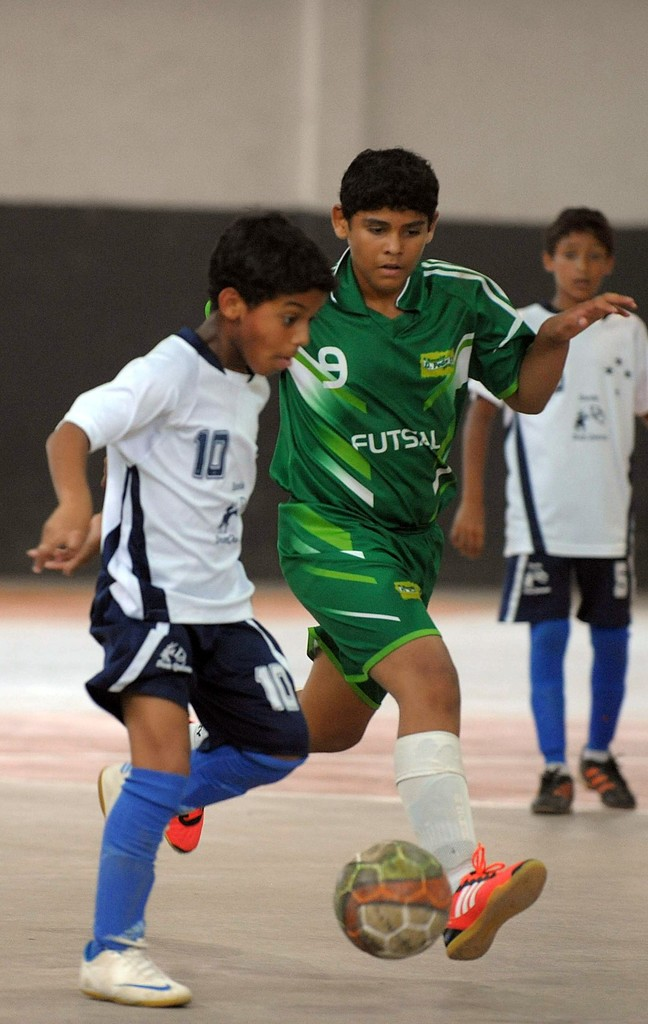
//> input picture hightrim/dataset/train/0a1e1ed43c0cbe88_jpg.rf.MvjqTKB6ZrsLQ9sGAXWp.jpg, 648 x 1024 px, given in place of rgb.avi, which was not available
$ ./inference   (built with g++ and OpenCV 4)
//> lines starting //> are read from the running program, lines starting //| are printed output that depends on the picture; after the words box and inside, x2 and y2 are one past the last pixel; in counts of white or black regions, pixels touching at a corner belong together; pictures that were not available may be replaced by others from this repository, and a replacement may not be noted
#include <opencv2/opencv.hpp>
#include <iostream>
#include <vector>
#include <fstream>

using namespace cv;
using namespace std;

const double BALL_DIAMETER_METERS = 0.22;
const double FOCAL_LENGTH_PX = 600.0;

int main() {
    VideoCapture cap("/home/mircea/Desktop/FootballNet/entrytrim/rgb.avi");
    if (!cap.isOpened()) return -1;

    int frame_width = cap.get(CAP_PROP_FRAME_WIDTH);
    int frame_height = cap.get(CAP_PROP_FRAME_HEIGHT);
    double fps = cap.get(CAP_PROP_FPS);
    if (fps <= 0) fps = 30;

    VideoWriter output("/home/mircea/Desktop/FootballNet/entrytrim/output_rgb.avi", VideoWriter::fourcc('M','J','P','G'), fps, Size(frame_width * 2, frame_height));

    // open csv fiel
    ofstream csvFile("/home/mircea/Desktop/FootballNet/entrytrim/trajectory.csv");
    csvFile << "Time(s),X(m),Y(m),Z(m),Distance(m)\n";

    // Kalman Filter Setup
    KalmanFilter KF(4, 2, 0);
    KF.transitionMatrix = (Mat_<float>(4, 4) << 1,0,1,0,   0,1,0,1,  0,0,1,0,  0,0,0,1);
    setIdentity(KF.measurementMatrix);
    setIdentity(KF.processNoiseCov, Scalar::all(1e-4));
    setIdentity(KF.measurementNoiseCov, Scalar::all(1e-1));
    setIdentity(KF.errorCovPost, Scalar::all(1));

    vector<Point2f> trajectory;
    Point2f last_valid_center(-1, -1);
    int frame_count = 0;

    while (true) {
        Mat frame, hsv, mask;
        cap >> frame;
//> frame is the input picture: 1024 rows x 648 cols, CV_8UC3; mean B, G, R 110.5, 121.8, 127.6
        if (frame.empty()) break;

        // 1. Detection
        cvtColor(frame, hsv, COLOR_BGR2HSV);
//> hsv: 1024 rows x 648 cols, CV_8UC3; mean H, S, V 37.9, 75, 137.3
        Mat mask1, mask2;
        inRange(hsv, Scalar(0, 120, 70), Scalar(10, 255, 255), mask1);
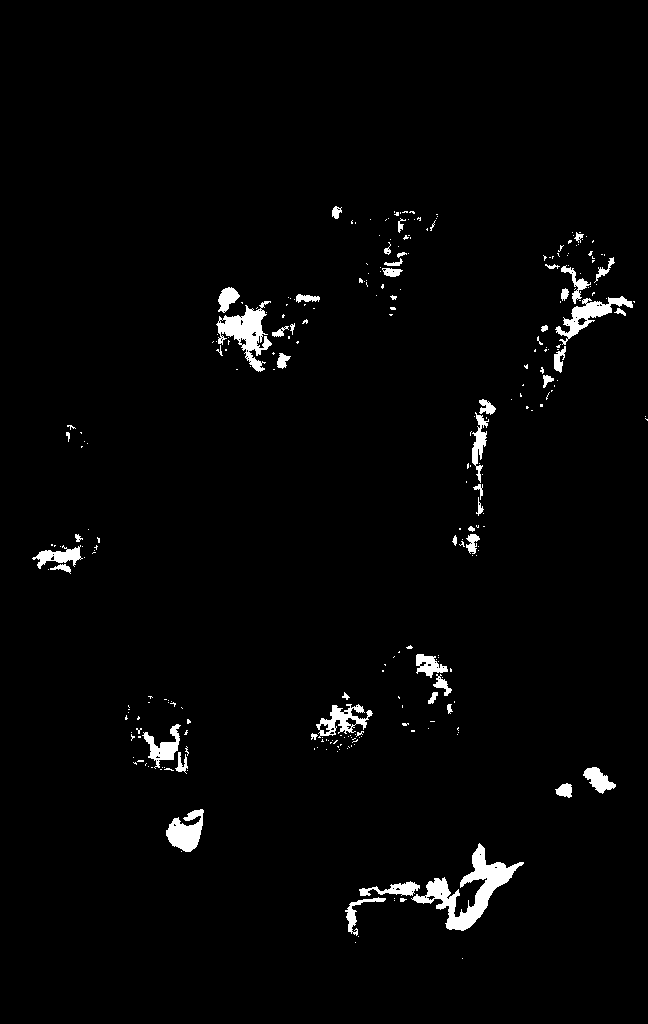
//> mask1: 1024 rows x 648 cols, CV_8UC1; 2.2% white; 286 white regions (234 under 20 px), largest, box (x1, y1, x2, y2) and area: (411, 843, 524, 931) 2741, (216, 301, 272, 372) 1597, (555, 296, 633, 345) 1055
        inRange(hsv, Scalar(170, 120, 70), Scalar(180, 255, 255), mask2);
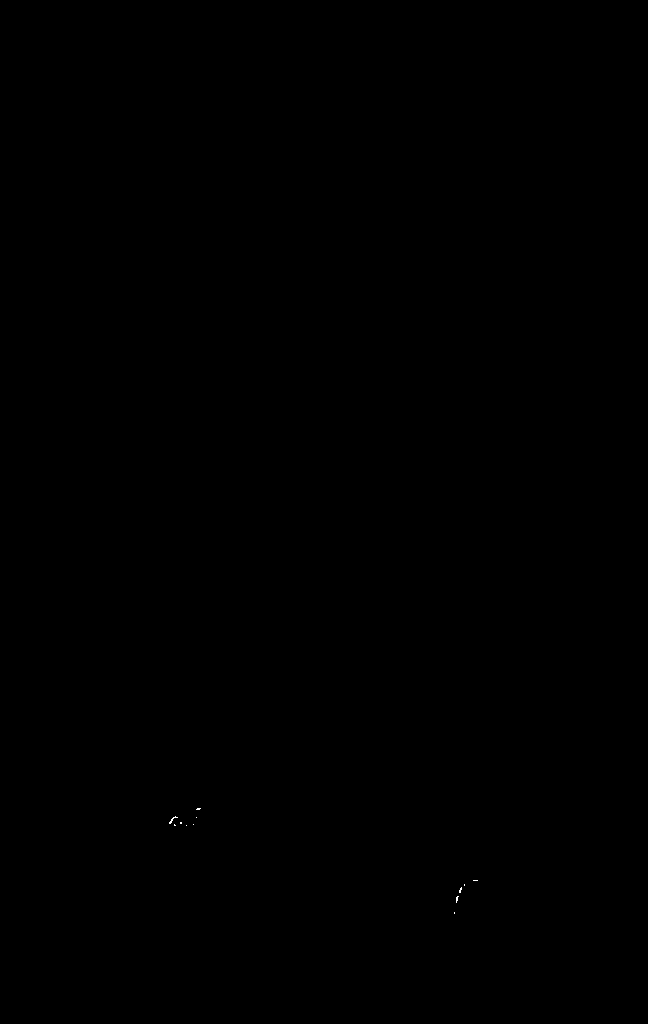
//> mask2: 1024 rows x 648 cols, CV_8UC1; 0.01% white in thin lines or dots, all inside (x1, y1, x2, y2) = (169, 808, 478, 914)
        mask = mask1 | mask2;
//> mask: 1024 rows x 648 cols, CV_8UC1; 2.2% white; 286 white regions (234 under 20 px)
        GaussianBlur(mask, mask, Size(9, 9), 2);
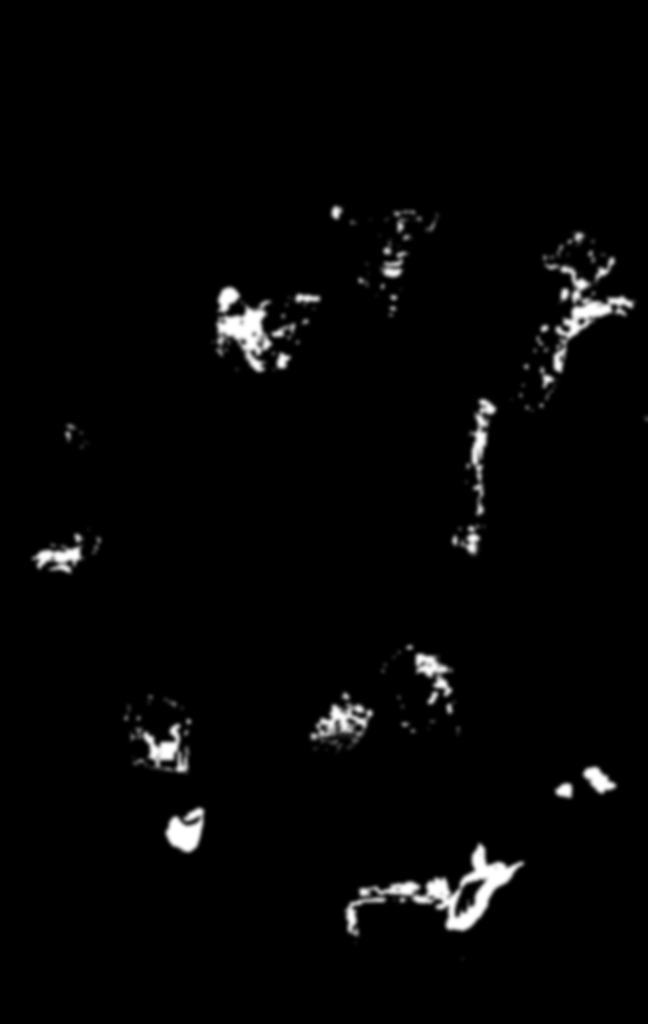
//> mask: 1024 rows x 648 cols, CV_8UC1; min 0, max 255, mean 5.7

        vector<vector<Point>> contours;
        findContours(mask, contours, RETR_EXTERNAL, CHAIN_APPROX_SIMPLE);
//> contours = 30 contours; largest, box (x1, y1, x2, y2) and area: (522, 228, 639, 415) 7748, (341, 839, 528, 947) 7134, (208, 283, 324, 376) 5996, (121, 701, 195, 778) 3030, (307, 688, 377, 756) 2854

        Point2f current_center;
        float current_radius = 0;
        bool found = false;

        sort(contours.begin(), contours.end(), [](const vector<Point>& a, const vector<Point>& b) {
            return contourArea(a) > contourArea(b);
        });

        for (auto& contour : contours) {
            double area = contourArea(contour);
            if (area > 400 && area < 15000) {
                minEnclosingCircle(contour, current_center, current_radius);
                double circularity = area / (CV_PI * current_radius * current_radius);

                if (circularity > 0.6) {
                    if (last_valid_center.x != -1 && norm(current_center - last_valid_center) > 150) continue;
                    found = true;
                    last_valid_center = current_center;
                    break;
                }
            }
        }
//> this loop made 10 passes
//> (area, current_center, current_radius, circularity) on passes 1 to 8: (7748.5, Point(555.5, 321), 96.98, 0.262), (7134.5, Point(435.5, 896.5), 98.89, 0.232), (5995.5, Point(266.4, 321.1), 62.74, 0.485), (3030.5, Point(156, 739.5), 49.3, 0.397), (2853.5, Point(340.5, 727), 39.41, 0.585), (2767, Point(412.5, 264), 60.61, 0.24), (2338.5, Point(481, 457), 62.2, 0.192), (2271, Point(419.3, 685.7), 46.15, 0.339)

        // 2. Kalman & 3D Logic
        KF.predict();
        double x_m = 0, y_m = 0, z_m = 0, dist_total = 0;

        if (found) {
            Mat measurement = (Mat_<float>(2, 1) << current_center.x, current_center.y);
//> measurement = [188.3, 828.1]
            KF.correct(measurement);
            trajectory.push_back(current_center);
//> trajectory = 1 Point (x, y): [188.3, 828.1]

            // Compute 3D coordinates relative to the camera
            // Z (depth)
            z_m = (FOCAL_LENGTH_PX * BALL_DIAMETER_METERS) / (current_radius * 2.0);
//> z_m = 2.32
            // X (horizontal) - offset from image center
            x_m = (current_center.x - frame_width / 2.0) * z_m / FOCAL_LENGTH_PX;
//> x_m = -0.524
            // Y (vertical) - offset from image center
            y_m = (current_center.y - frame_height / 2.0) * z_m / FOCAL_LENGTH_PX;
//> y_m = 1.22

            dist_total = sqrt(x_m*x_m + y_m*y_m + z_m*z_m);
//> dist_total = 2.67

            csvFile << (double)frame_count / fps << ","
                    << x_m << "," << y_m << "," << z_m << ","
                    << dist_total << "\n";
        }

        // 3. Left original iamge render
        Mat leftSide = frame.clone();
        if (found) {
            circle(leftSide, current_center, current_radius, Scalar(0, 255, 0), 2);
            string distText = "Z: " + to_string(z_m).substr(0, 4) + "m";
//> distText = "Z: 2.31m"
            putText(leftSide, distText, current_center + Point2f(20, 0), FONT_HERSHEY_SIMPLEX, 0.6, Scalar(255, 255, 255), 2);
        }

        for (size_t i = 1; i < trajectory.size(); i++) {
            if (norm(trajectory[i] - trajectory[i-1]) < 100)
                line(leftSide, trajectory[i-1], trajectory[i], Scalar(0, 255, 255), 2, LINE_AA);
        }
//> this loop made 0 passes

        // 4. Right render (Top-View)
        Mat rightSide = Mat::zeros(frame_height, frame_width, CV_8UC3);
        for(int i=0; i<10; i++) line(rightSide, Point(0, i*50), Point(frame_width, i*50), Scalar(40,40,40));
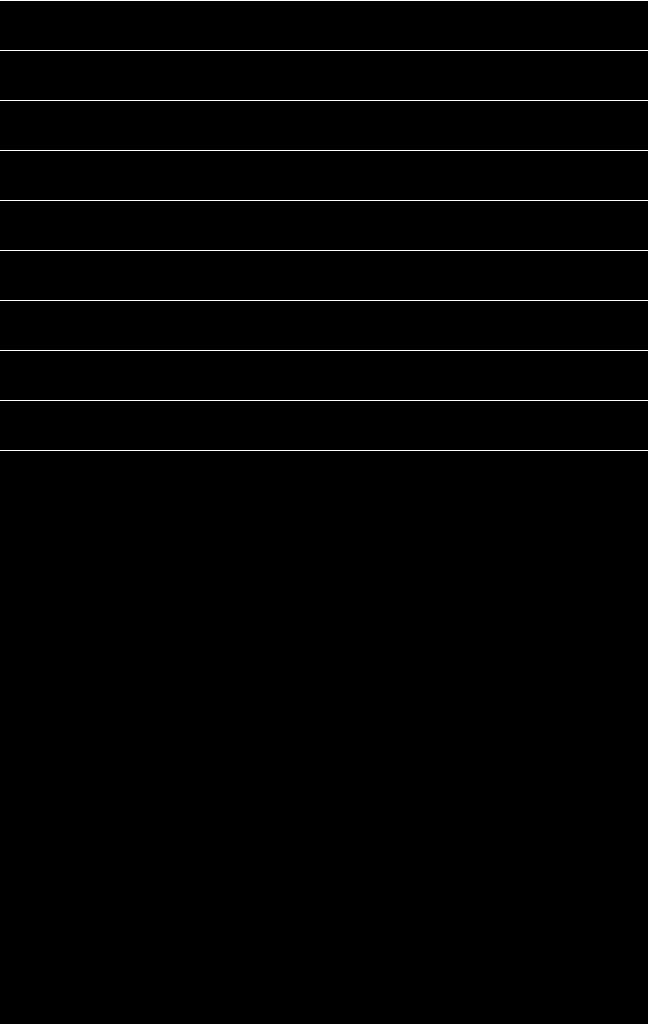
//> rightSide: 1024 rows x 648 cols, CV_8UC3; values 0 (black) and 40 (white), 0.98% white in thin lines or dots, all inside (x1, y1, x2, y2) = (0, 0, 648, 451)

        if (found) {
            int mapX = frame_width/2 + (x_m * 150);
//> mapX = 245
            int mapY = frame_height - (z_m * 50);
//> mapY = 908
            circle(rightSide, Point(mapX, mapY), 8, Scalar(0, 0, 255), -1);
//> rightSide: 1024 rows x 648 cols, CV_8UC3; 197 pixels changed, all inside (x1, y1, x2, y2) = (237, 900, 254, 917)
        }
        putText(rightSide, "TOP VIEW (X-Z Floor Plan)", Point(20, 30), FONT_HERSHEY_SIMPLEX, 0.7, Scalar(255,255,255), 2);
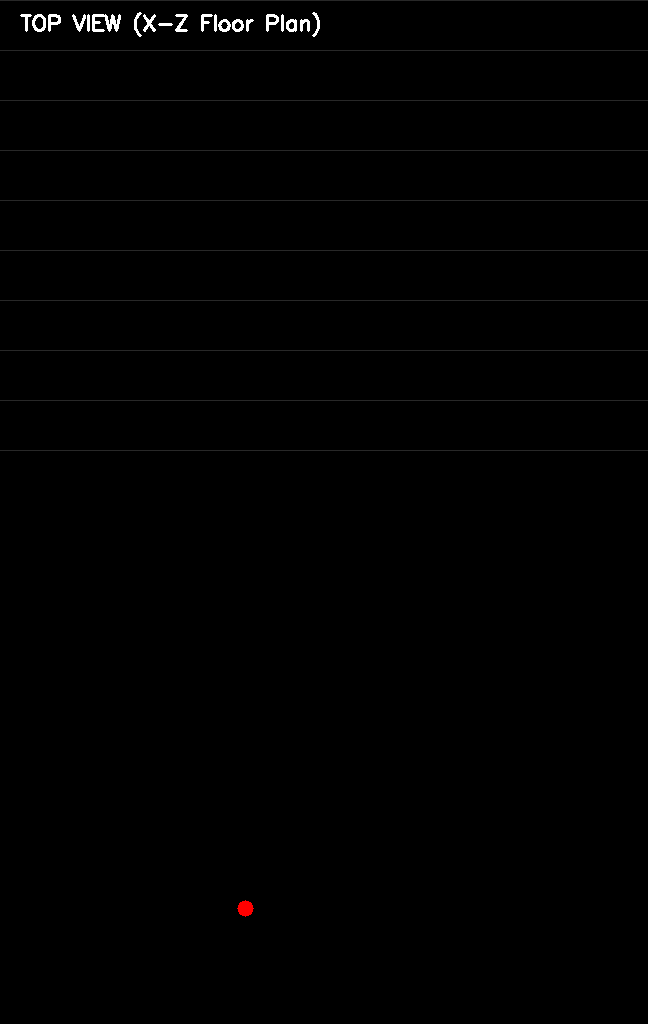
//> rightSide: 1024 rows x 648 cols, CV_8UC3; mean B, G, R 1.1, 1.1, 1.2

        // final bindings
        Mat combined(frame_height, frame_width * 2, CV_8UC3);
        leftSide.copyTo(combined(Rect(0, 0, frame_width, frame_height)));
        rightSide.copyTo(combined(Rect(frame_width, 0, frame_width, frame_height)));
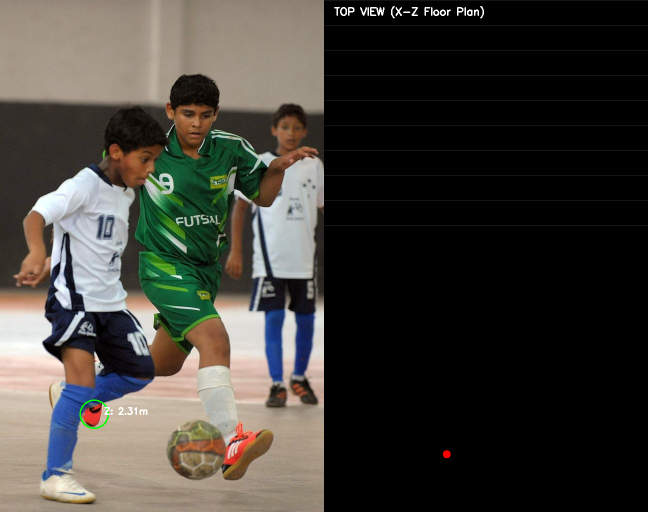
//> combined: 1024 rows x 1296 cols, CV_8UC3 (shown at 1/2 size); mean B, G, R 55.8, 61.5, 64.4

        output.write(combined);
        frame_count++;
    }

    csvFile.close();
    cap.release();
    output.release();
    return 0;
}

$ run again, on hightrim/dataset/train/0aa63e5298ff5224_jpg.rf.8aCRkLhxCPCr8ch7cYxY.jpg
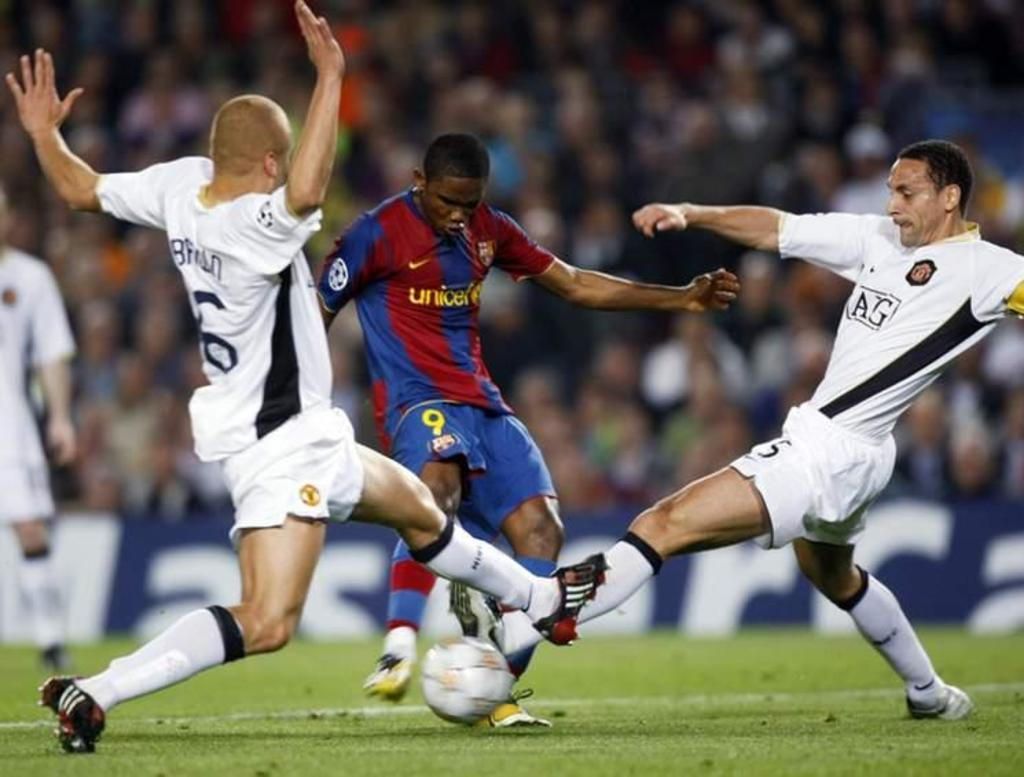
//> input picture hightrim/dataset/train/0aa63e5298ff5224_jpg.rf.8aCRkLhxCPCr8ch7cYxY.jpg, 1024 x 777 px, given in place of rgb.avi, which was not available
//> frame is the input picture: 777 rows x 1024 cols, CV_8UC3; mean B, G, R 97.1, 106.8, 110.9
//> hsv: 777 rows x 1024 cols, CV_8UC3; mean H, S, V 73.5, 79.2, 121.4
//> mask1: 777 rows x 1024 cols, CV_8UC1; 1.2% white; 240 white regions (185 under 20 px), largest, box (x1, y1, x2, y2) and area: (328, 23, 375, 128) 2658, (399, 276, 443, 329) 705, (294, 0, 331, 58) 505
//> mask2: 777 rows x 1024 cols, CV_8UC1; 1.2% white; 33 white regions (22 under 20 px), largest, box (x1, y1, x2, y2) and area: (388, 281, 492, 407) 4126, (374, 201, 441, 290) 2910, (467, 209, 552, 265) 1235
//> contours = 52 contours; largest, box (x1, y1, x2, y2) and area: (360, 197, 496, 411) 12704, (290, 0, 379, 132) 5738, (459, 198, 562, 286) 4265, (2, 52, 91, 122) 3160, (387, 555, 439, 598) 1610
//> the loop `for (auto& contour : contours)` made 5 passes
//> (area, current_center, current_radius, circularity) on passes 1 to 4: (12704, Point(440.5, 303.5), 116.2, 0.299), (5737.5, Point(332, 65.5), 77.27, 0.306), (4265, Point(509.3, 241.9), 57.04, 0.417), (3160.5, Point(45.47, 91.95), 45.08, 0.495)
//> measurement = [412.3, 577.8]
//> trajectory = 1 Point (x, y): [412.4, 577.8]
//> z_m = 2.48
//> x_m = -0.412
//> y_m = 0.782
//> dist_total = 2.63
//> distText = "Z: 2.47m"
//> after the loop `for(int i=0; i<10; i++) line(rightSide, Point(0, i*50), Point(frame_wi..`:
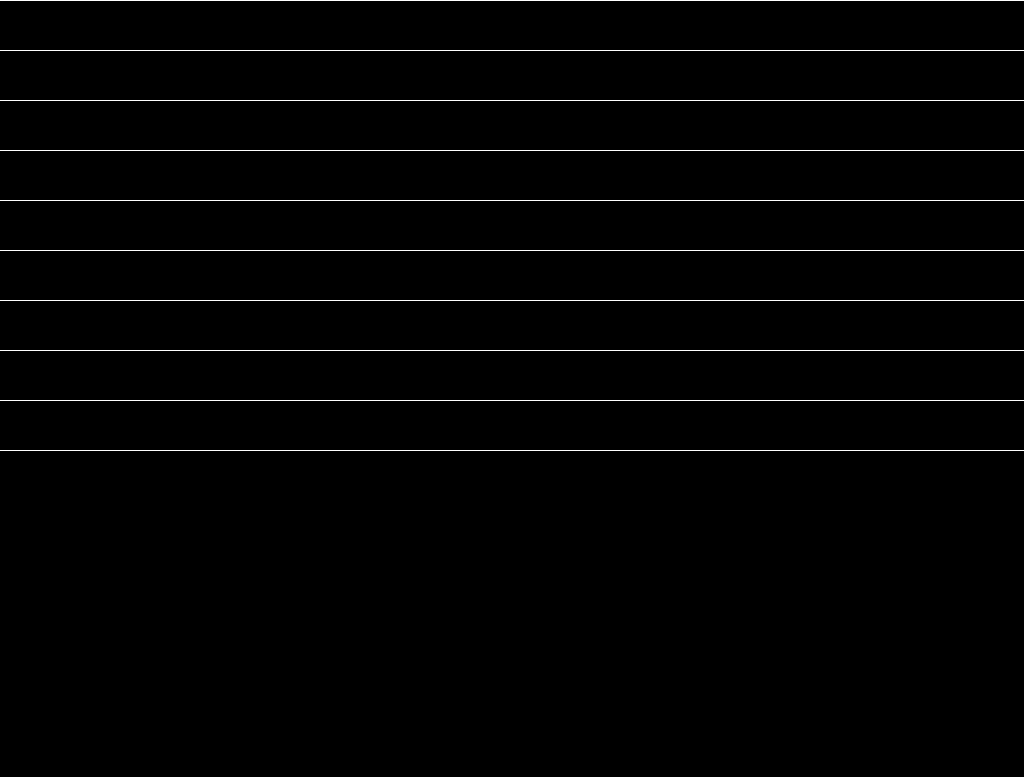
//> rightSide: 777 rows x 1024 cols, CV_8UC3; values 0 (black) and 40 (white), 1.3% white in thin lines or dots, all inside (x1, y1, x2, y2) = (0, 0, 1024, 451)
//> mapX = 450
//> mapY = 653
//> `rightSide.copyTo(combined(Rect(frame_width, 0, frame_width, frame_heig..`:
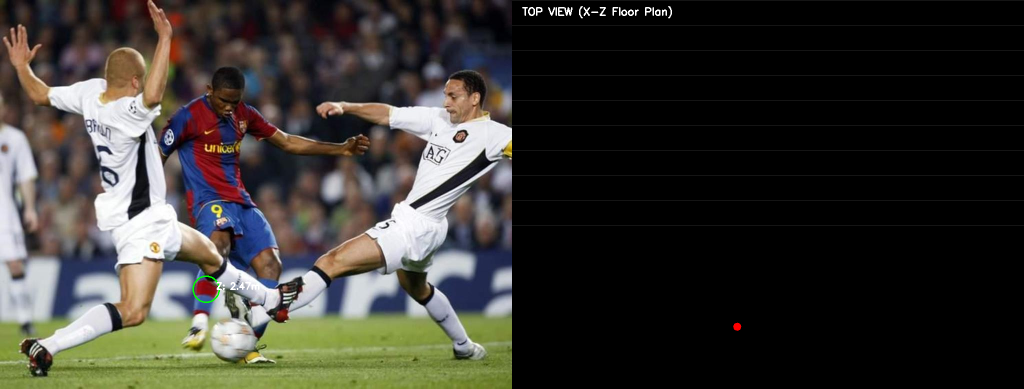
//> combined: 777 rows x 2048 cols, CV_8UC3 (shown at 1/2 size); mean B, G, R 49.1, 54.1, 56
